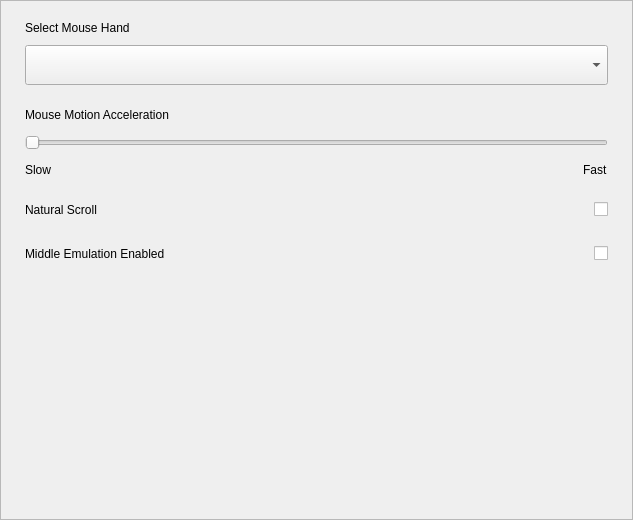
<?xml version="1.0" encoding="UTF-8"?>
<ui version="4.0">
 <class>MousePage</class>
 <widget class="QWidget" name="MousePage">
  <property name="geometry">
   <rect>
    <x>0</x>
    <y>0</y>
    <width>633</width>
    <height>520</height>
   </rect>
  </property>
  <property name="windowTitle">
   <string>Form</string>
  </property>
  <layout class="QVBoxLayout" name="verticalLayout_5">
   <property name="spacing">
    <number>0</number>
   </property>
   <property name="leftMargin">
    <number>0</number>
   </property>
   <property name="topMargin">
    <number>0</number>
   </property>
   <property name="rightMargin">
    <number>0</number>
   </property>
   <property name="bottomMargin">
    <number>0</number>
   </property>
   <item>
    <widget class="QScrollArea" name="scrollArea">
     <property name="widgetResizable">
      <bool>true</bool>
     </property>
     <widget class="QWidget" name="scrollAreaWidgetContents">
      <property name="geometry">
       <rect>
        <x>0</x>
        <y>0</y>
        <width>631</width>
        <height>518</height>
       </rect>
      </property>
      <layout class="QVBoxLayout" name="verticalLayout_2">
       <property name="spacing">
        <number>20</number>
       </property>
       <property name="leftMargin">
        <number>24</number>
       </property>
       <property name="topMargin">
        <number>20</number>
       </property>
       <property name="rightMargin">
        <number>24</number>
       </property>
       <property name="bottomMargin">
        <number>40</number>
       </property>
       <item>
        <widget class="QWidget" name="widget_hand_mode" native="true">
         <layout class="QVBoxLayout" name="verticalLayout_4">
          <property name="spacing">
           <number>10</number>
          </property>
          <property name="leftMargin">
           <number>0</number>
          </property>
          <property name="topMargin">
           <number>0</number>
          </property>
          <property name="rightMargin">
           <number>0</number>
          </property>
          <property name="bottomMargin">
           <number>0</number>
          </property>
          <item>
           <widget class="QLabel" name="label_hand_mode">
            <property name="text">
             <string>Select Mouse Hand</string>
            </property>
           </widget>
          </item>
          <item>
           <widget class="QComboBox" name="comboBox_hand_mode">
            <property name="minimumSize">
             <size>
              <width>0</width>
              <height>40</height>
             </size>
            </property>
            <property name="maximumSize">
             <size>
              <width>16777215</width>
              <height>40</height>
             </size>
            </property>
           </widget>
          </item>
         </layout>
        </widget>
       </item>
       <item>
        <widget class="QWidget" name="widget_move_speed" native="true">
         <layout class="QVBoxLayout" name="verticalLayout_3">
          <property name="spacing">
           <number>10</number>
          </property>
          <property name="leftMargin">
           <number>0</number>
          </property>
          <property name="topMargin">
           <number>0</number>
          </property>
          <property name="rightMargin">
           <number>0</number>
          </property>
          <property name="bottomMargin">
           <number>0</number>
          </property>
          <item>
           <layout class="QHBoxLayout" name="horizontalLayout_2">
            <property name="spacing">
             <number>0</number>
            </property>
            <item>
             <widget class="QLabel" name="label_move_speed">
              <property name="text">
               <string>Mouse Motion Acceleration</string>
              </property>
             </widget>
            </item>
            <item>
             <spacer name="horizontalSpacer">
              <property name="orientation">
               <enum>Qt::Horizontal</enum>
              </property>
              <property name="sizeHint" stdset="0">
               <size>
                <width>40</width>
                <height>20</height>
               </size>
              </property>
             </spacer>
            </item>
           </layout>
          </item>
          <item>
           <layout class="QVBoxLayout" name="verticalLayout">
            <property name="spacing">
             <number>10</number>
            </property>
            <item>
             <widget class="QSlider" name="slider_speed">
              <property name="minimum">
               <number>0</number>
              </property>
              <property name="maximum">
               <number>100</number>
              </property>
              <property name="singleStep">
               <number>0</number>
              </property>
              <property name="pageStep">
               <number>1</number>
              </property>
              <property name="value">
               <number>0</number>
              </property>
              <property name="orientation">
               <enum>Qt::Horizontal</enum>
              </property>
             </widget>
            </item>
            <item>
             <layout class="QHBoxLayout" name="horizontalLayout">
              <property name="spacing">
               <number>0</number>
              </property>
              <item>
               <widget class="QLabel" name="label">
                <property name="text">
                 <string>Slow</string>
                </property>
               </widget>
              </item>
              <item>
               <spacer name="horizontalSpacer_4">
                <property name="orientation">
                 <enum>Qt::Horizontal</enum>
                </property>
                <property name="sizeHint" stdset="0">
                 <size>
                  <width>40</width>
                  <height>20</height>
                 </size>
                </property>
               </spacer>
              </item>
              <item>
               <widget class="QLabel" name="label_2">
                <property name="text">
                 <string>Fast</string>
                </property>
               </widget>
              </item>
             </layout>
            </item>
           </layout>
          </item>
         </layout>
        </widget>
       </item>
       <item>
        <widget class="QWidget" name="widget_switch" native="true">
         <layout class="QVBoxLayout" name="verticalLayout_6">
          <property name="spacing">
           <number>24</number>
          </property>
          <property name="leftMargin">
           <number>0</number>
          </property>
          <property name="topMargin">
           <number>0</number>
          </property>
          <property name="rightMargin">
           <number>0</number>
          </property>
          <property name="bottomMargin">
           <number>0</number>
          </property>
          <item>
           <layout class="QHBoxLayout" name="hLayout_natural_scroll">
            <property name="spacing">
             <number>0</number>
            </property>
            <item>
             <widget class="QLabel" name="label_natural_scroll">
              <property name="text">
               <string>Natural Scroll</string>
              </property>
             </widget>
            </item>
            <item>
             <spacer name="horizontalSpacer_2">
              <property name="orientation">
               <enum>Qt::Horizontal</enum>
              </property>
              <property name="sizeHint" stdset="0">
               <size>
                <width>40</width>
                <height>20</height>
               </size>
              </property>
             </spacer>
            </item>
            <item>
             <widget class="KiranSwitchButton" name="checkBox_natural_scroll">
              <property name="text">
               <string/>
              </property>
             </widget>
            </item>
           </layout>
          </item>
          <item>
           <layout class="QHBoxLayout" name="hLayout_middle_emulation">
            <property name="spacing">
             <number>0</number>
            </property>
            <item>
             <widget class="QLabel" name="label_middle_emulation">
              <property name="text">
               <string>Middle Emulation Enabled</string>
              </property>
             </widget>
            </item>
            <item>
             <spacer name="horizontalSpacer_3">
              <property name="orientation">
               <enum>Qt::Horizontal</enum>
              </property>
              <property name="sizeHint" stdset="0">
               <size>
                <width>40</width>
                <height>20</height>
               </size>
              </property>
             </spacer>
            </item>
            <item>
             <widget class="KiranSwitchButton" name="checkBox_middle_emulation">
              <property name="text">
               <string/>
              </property>
             </widget>
            </item>
           </layout>
          </item>
         </layout>
        </widget>
       </item>
       <item>
        <spacer name="verticalSpacer">
         <property name="orientation">
          <enum>Qt::Vertical</enum>
         </property>
         <property name="sizeHint" stdset="0">
          <size>
           <width>20</width>
           <height>161</height>
          </size>
         </property>
        </spacer>
       </item>
      </layout>
     </widget>
    </widget>
   </item>
  </layout>
 </widget>
 <customwidgets>
  <customwidget>
   <class>KiranSwitchButton</class>
   <extends>QCheckBox</extends>
   <header>kiranwidgets-qt5/kiran-switch-button.h</header>
  </customwidget>
 </customwidgets>
 <resources/>
 <connections/>
</ui>
